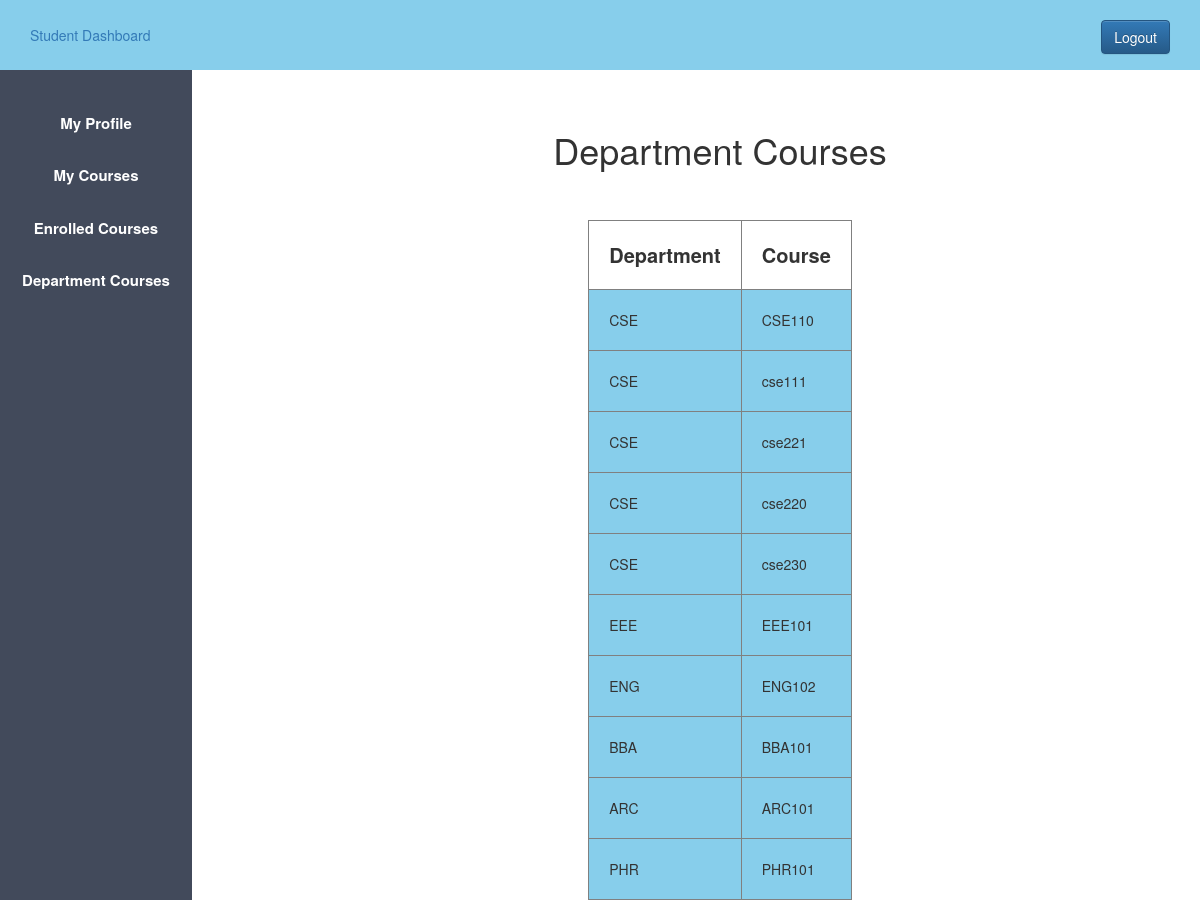
/dept_course.php (signed in), run on the app's committed database.
### tables this page shows
CREATE TABLE `course` (
  `c_id` int(11) NOT NULL,
  `c_title` varchar(50) DEFAULT NULL,
  `c_prereq` varchar(50) DEFAULT NULL,
  `c_credit` int(11) DEFAULT NULL,
  `c_sec` int(11) DEFAULT NULL,
  `c_ass` int(11) DEFAULT NULL,
  `exm_no` int(11) NOT NULL
);

### src/dept_course.php (the view, shortened to what this page needs)
<?php
    $host = "localhost";
    $user = "root";
    $password = "";
    $db = "370project";
    $data= mysqli_connect($host,$user,$password,$db);
    $sql = "SELECT * FROM course" ;
    $result = mysqli_query($data,$sql);
?>
<!DOCTYPE html>
<html>
<head>
<?php
include "admin_css.php"
?>
</head>
<body>
	<?php
    include "student_sidebar.php"
    ?>
	<div class="content">
        <center>
		<h1>Department Courses</h1>
        <br><br>
        <table border="1px">
            <tr>
                <th class = "table_th">Department</th>
                <th class = "table_th">Course</th>
            </tr>
            <?php
            while($info =$result->fetch_assoc())
            {
            ?>
            <tr>
                <td class = "table_td">
                    <?php
                    $t = $info['c_title'];
                    if ($t[0] == "c" and $t[1] == "s" and $t[2] == "e") {
                        echo "CSE";
                    }
                    elseif ($t[0] == "C" and $t[1] == "S" and $t[2] == "E") {
                        echo "CSE";
                    }
                    elseif ($t[0] == "e" and $t[1] == "e" and $t[2] == "e") {
                        echo "EEE";
                    }
                    elseif ($t[0] == "E" and $t[1] == "E" and $t[2] == "E") {
                        echo "EEE";
                    }
                    elseif ($t[0] == "b" and $t[1] == "b" and $t[2] == "a") {
                        echo "BBA";
                    }
                    elseif ($t[0] == "B" and $t[1] == "B" and $t[2] == "A") {
                        echo "BBA";
                    }
                    elseif ($t[0] == "e" and $t[1] == "n" and $t[2] == "g") {
                        echo "ENG";
                    }
                    elseif ($t[0] == "E" and $t[1] == "N" and $t[2] == "G") {
                        echo "ENG";
                    }
                    elseif ($t[0] == "a" and $t[1] == "r" and $t[2] == "c") {
                        echo "ARC";
                    }
                    elseif ($t[0] == "A" and $t[1] == "R" and $t[2] == "C") {
                        echo "ARC";
                    }
                    elseif ($t[0] == "p" and $t[1] == "h" and $t[2] == "r") {
                        echo "PHR";
                    }
                    elseif ($t[0] == "P" and $t[1] == "H" and $t[2] == "R") {
                        echo "PHR";
                    }
                    ?>
                </td>
                <td class = "table_td">
                    <?php echo"{$info['c_title']}"; ?>
                </td>
            </tr>
            <?php
            }
            ?>
        </table>
        </center>
	</div>
</body>
</html>

### src/admin.css (style rules this page uses)
* { margin: 0px; padding: 0px; }
.content { margin-left: 20%; margin-top: 5%; }

### src/dept_course.php (style rules this page uses)
.table_th { padding: 20px; font-size: 20px; }
.table_td { padding: 20px; background-color: skyblue; }

### data on the page
course: shows "CSE", c_title "CSE110"
course: shows "CSE", c_title "cse111"
course: shows "CSE", c_title "cse221"
course: shows "CSE", c_title "cse220"
course: shows "CSE", c_title "cse230"
course: shows "EEE", c_title "EEE101"
course: shows "ENG", c_title "ENG102"
course: shows "BBA", c_title "BBA101"
course: shows "ARC", c_title "ARC101"
course: shows "PHR", c_title "PHR101"
